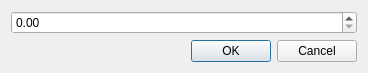
<?xml version="1.0" encoding="UTF-8"?>
<ui version="4.0">
 <class>ChangeMonthDialog</class>
 <widget class="QDialog" name="ChangeMonthDialog">
  <property name="geometry">
   <rect>
    <x>0</x>
    <y>0</y>
    <width>368</width>
    <height>71</height>
   </rect>
  </property>
  <property name="windowTitle">
   <string>Change month balance</string>
  </property>
  <property name="windowIcon">
   <iconset resource="../resources/resource.qrc">
    <normaloff>:/kwallet.png</normaloff>:/kwallet.png</iconset>
  </property>
  <layout class="QGridLayout" name="_main_layout">
   <item row="1" column="0">
    <widget class="QDialogButtonBox" name="_button_box">
     <property name="orientation">
      <enum>Qt::Horizontal</enum>
     </property>
     <property name="standardButtons">
      <set>QDialogButtonBox::Cancel|QDialogButtonBox::Ok</set>
     </property>
    </widget>
   </item>
   <item row="0" column="0">
    <widget class="QDoubleSpinBox" name="_value">
     <property name="locale">
      <locale language="English" country="UnitedStates"/>
     </property>
     <property name="maximum">
      <double>1000000.000000000000000</double>
     </property>
    </widget>
   </item>
  </layout>
 </widget>
 <resources>
  <include location="../resources/resource.qrc"/>
 </resources>
 <connections>
  <connection>
   <sender>_button_box</sender>
   <signal>accepted()</signal>
   <receiver>ChangeMonthDialog</receiver>
   <slot>accept()</slot>
   <hints>
    <hint type="sourcelabel">
     <x>248</x>
     <y>254</y>
    </hint>
    <hint type="destinationlabel">
     <x>157</x>
     <y>274</y>
    </hint>
   </hints>
  </connection>
  <connection>
   <sender>_button_box</sender>
   <signal>rejected()</signal>
   <receiver>ChangeMonthDialog</receiver>
   <slot>reject()</slot>
   <hints>
    <hint type="sourcelabel">
     <x>316</x>
     <y>260</y>
    </hint>
    <hint type="destinationlabel">
     <x>286</x>
     <y>274</y>
    </hint>
   </hints>
  </connection>
 </connections>
</ui>
